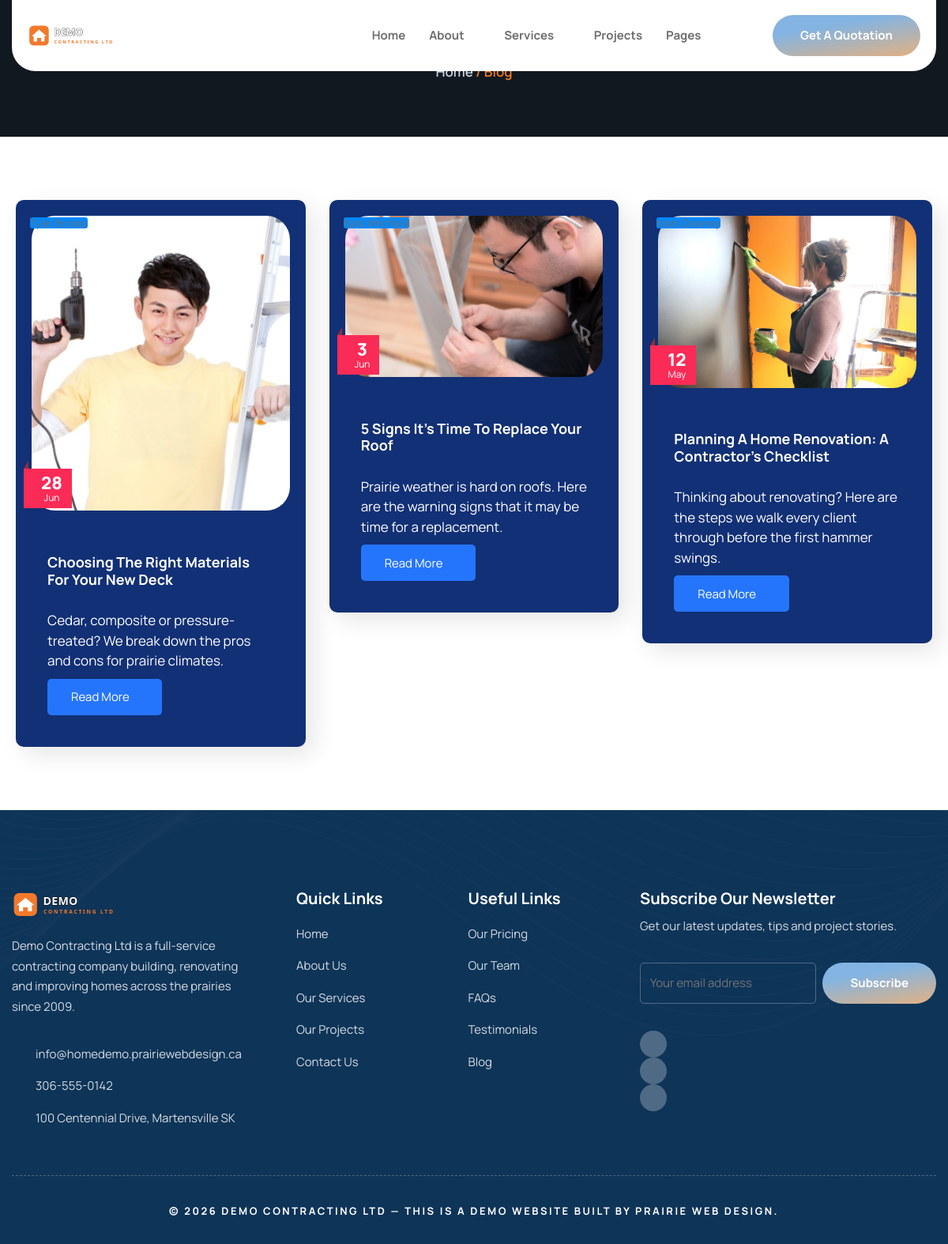
Page /blog on the committed database.
### tables this page shows
CREATE TABLE IF NOT EXISTS posts (
    id           INT UNSIGNED NOT NULL AUTO_INCREMENT,
    slug         VARCHAR(191) NOT NULL,
    title        VARCHAR(191) NOT NULL,
    excerpt      TEXT         NULL,
    body         MEDIUMTEXT   NULL,
    image        VARCHAR(255) NULL,
    author       VARCHAR(128) NULL,
    is_published TINYINT(1)   NOT NULL DEFAULT 1,
    published_at DATETIME     NULL,
    created_at   DATETIME     NOT NULL DEFAULT CURRENT_TIMESTAMP,
    updated_at   DATETIME     NOT NULL DEFAULT CURRENT_TIMESTAMP ON UPDATE CURRENT_TIMESTAMP,
    PRIMARY KEY (id),
    UNIQUE KEY uq_post_slug (slug)
);

### app/helpers.php (called while the page is built, shortened)
<?php
function e($v): string
{
    return htmlspecialchars((string) $v, ENT_QUOTES, 'UTF-8');
}
function url(string $path = ''): string
{
    $path = ltrim($path, '/');
    return '/' . $path;
}
function img(?string $path, string $fallback = ''): string
{
    $path = trim((string) $path);
    return ltrim($path, '/');
}
function settings(): array
{
    static $cache = null;
    if ($cache !== null) {
        return $cache;
    }
    $cache = [];
    try {
        foreach (db()->query('SELECT setting_key, setting_value FROM settings') as $r) {
            $cache[$r['setting_key']] = $r['setting_value'];
        }
    } catch (Throwable $e) {
        $cache = [];
    }
    return $cache;
}
function setting(string $key, string $default = ''): string
{
    $all = settings();
    $val = $all[$key] ?? '';
    return ($val === '' || $val === null) ? $default : $val;
}
function posts(?int $limit = null): array
{
    $sql = 'SELECT * FROM posts WHERE is_published = 1 ORDER BY published_at DESC, id DESC';
    return db()->query($sql)->fetchAll();
}
function render_view(string $name, array $vars = []): void
{
    extract($vars, EXTR_SKIP);
    $file = __DIR__ . '/views/' . $name . '.php';
    require $file;
}

### public/index.php (called while the page is built, shortened)
<?php
require_once __DIR__ . '/../app/helpers.php';
$path = parse_url($_SERVER['REQUEST_URI'] ?? '/', PHP_URL_PATH) ?? '/';
$path = trim(rawurldecode($path), '/');
$segments = $path === '' ? [] : explode('/', $path);
$head = $segments[0] ?? '';
$route_id   = null;
$route_slug = null;
switch ($head) {
    case 'blog':
        if (isset($segments[1]) && $segments[1] !== '') {
            $route_slug = $segments[1];
            $view = 'blog_post';
        } else {
            $view = 'blog';
        }
        break;
}
render_view($view, ['route_id' => $route_id, 'route_slug' => $route_slug]);

### app/db.php (called while the page is built, shortened)
<?php
function db(): PDO
{
    static $pdo = null;
    if ($pdo instanceof PDO) {
        return $pdo;
    }
    $dsn = 'mysql:host=' . DB_HOST . ';dbname=' . DB_NAME . ';charset=' . DB_CHARSET;
    try {
        $pdo = new PDO($dsn, DB_USER, DB_PASS, [
            PDO::ATTR_ERRMODE            => PDO::ERRMODE_EXCEPTION,
            PDO::ATTR_DEFAULT_FETCH_MODE => PDO::FETCH_ASSOC,
            PDO::ATTR_EMULATE_PREPARES   => false,
        ]);
    } catch (PDOException $e) {
        http_response_code(500);
        if (ini_get('display_errors')) {
            echo 'Database connection failed: ' . htmlspecialchars($e->getMessage());
        } else {
            echo 'The site is temporarily unavailable. Please try again shortly.';
        }
        exit;
    }
    return $pdo;
}

### app/views/blog.php (the view, shortened to what this page needs)
<?php
$all = posts();
$seo_opts = ['title' => 'Blog', 'description' => 'Renovation tips, guides and news from ' . setting('site_name', SITE_NAME) . '.', 'path' => 'blog'];
require __DIR__ . '/partials/header.php';
require __DIR__ . '/partials/breadcrumb.php';
?>
<div class="ltk-section"><div class="ltk-container ltk-editable">
  <div class="ekit-wid-con"><div class="row post-items">
    <?php foreach ($all as $post): $link = url('blog/' . $post['slug']); $d = $post['published_at'] ? strtotime($post['published_at']) : null; ?>
    <div class="col-lg-4 col-md-6">
      <div class="elementskit-post-image-card">
        <div class="elementskit-entry-header">
          <a href="<?= e($link) ?>" class="elementskit-entry-thumb"><img decoding="async" src="<?= e(img($post['image'])) ?>" alt="<?= e($post['title']) ?>" loading="lazy"></a>
          <?php if ($d): ?><div class="elementskit-meta-lists elementskit-style-tag"><div class="elementskit-single-meta triangle_left"><span class="elementskit-meta-wraper"><strong><?= date('j', $d) ?></strong><?= date('M', $d) ?></span></div></div><?php endif; ?>
          <?php if ($post['author']): ?><div class="elementskit-meta-categories"><span class="elementskit-meta-wraper"><span><?= e($post['author']) ?></span></span></div><?php endif; ?>
        </div>
        <div class="elementskit-post-body ">
          <h2 class="entry-title"><a href="<?= e($link) ?>"><?= e($post['title']) ?></a></h2>
          <p><?= e($post['excerpt']) ?></p>
          <div class="btn-wraper"><a class="elementskit-btn whitespace--normal" href="<?= e($link) ?>">Read More <i aria-hidden="true" class="icon icon-arrow-right"></i></a></div>
        </div>
      </div>
    </div>
    <?php endforeach; ?>
  </div></div>
</div></div>
<?php require __DIR__ . '/partials/footer.php'; ?>

### public/assets/css/core.css (style rules this page uses)
:root { --direction-multiplier:1 }
.elementor a { box-shadow:none;text-decoration:none }
.elementor img { border:none;border-radius:0;box-shadow:none;height:auto;max-width:100% }
:root { --page-title-display:block }
@media (prefers-reduced-motion:no-preference) { html { scroll-behavior:smooth } }

### public/assets/css/site.v8.css (style rules this page uses)
.ltk-section { padding:80px 0 }
.ltk-container { max-width:1200px;margin:0 auto;padding:0 20px }
.ltk-editable { position:relative }

### rows in the picture
posts: image (picture), published_at "28", published_at "Jun", author "Tyler Brooks", title "Choosing The Right Materials For Your New Deck", excerpt "Cedar, composite or pressure-treated? We break down the pros and cons for prairie climates."
posts: image (picture), published_at "3", published_at "Jun", author "Sara Whitfield", title "5 Signs It's Time To Replace Your Roof", excerpt "Prairie weather is hard on roofs. Here are the warning signs that it may be time for a replacement."
posts: image (picture), published_at "12", published_at "May", author "Mark Delaney", title "Planning A Home Renovation: A Contractor's Checklist", excerpt "Thinking about renovating? Here are the steps we walk every client through before the first hammer swings."

### other values in the picture
$c[0] "Home"
$c[0] "Blog"
$fabout "Demo Contracting Ltd is a full-service contracting company building, renovating and improving homes across the prairies since 2009."
$email "info@homedemo.prairiewebdesign.ca"
$phone "306-555-0142"
$addr "100 Centennial Drive, Martensville SK"
$l[0] "Home"
$l[0] "About Us"
$l[0] "Our Services"
$l[0] "Our Projects"
$l[0] "Contact Us"
$l[0] "Our Pricing"
$l[0] "Our Team"
$l[0] "FAQs"
$l[0] "Testimonials"
